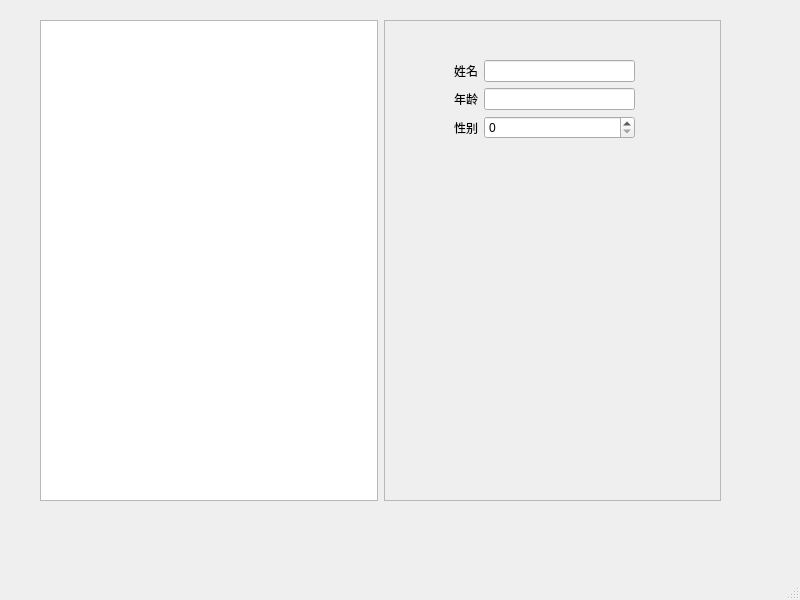
<?xml version="1.0" encoding="UTF-8"?>
<ui version="4.0">
 <class>MainWindow</class>
 <widget class="QMainWindow" name="MainWindow">
  <property name="geometry">
   <rect>
    <x>0</x>
    <y>0</y>
    <width>800</width>
    <height>600</height>
   </rect>
  </property>
  <property name="sizePolicy">
   <sizepolicy hsizetype="Minimum" vsizetype="Fixed">
    <horstretch>0</horstretch>
    <verstretch>0</verstretch>
   </sizepolicy>
  </property>
  <property name="windowTitle">
   <string>MainWindow</string>
  </property>
  <widget class="QWidget" name="centralwidget">
   <widget class="QWidget" name="horizontalLayoutWidget">
    <property name="geometry">
     <rect>
      <x>40</x>
      <y>20</y>
      <width>681</width>
      <height>481</height>
     </rect>
    </property>
    <layout class="QHBoxLayout" name="horizontalLayout">
     <item>
      <widget class="QTreeView" name="treeView">
       <property name="sizePolicy">
        <sizepolicy hsizetype="Expanding" vsizetype="Expanding">
         <horstretch>2</horstretch>
         <verstretch>1</verstretch>
        </sizepolicy>
       </property>
      </widget>
     </item>
     <item>
      <widget class="QFrame" name="frame">
       <property name="sizePolicy">
        <sizepolicy hsizetype="Expanding" vsizetype="Expanding">
         <horstretch>2</horstretch>
         <verstretch>2</verstretch>
        </sizepolicy>
       </property>
       <property name="frameShape">
        <enum>QFrame::StyledPanel</enum>
       </property>
       <property name="frameShadow">
        <enum>QFrame::Raised</enum>
       </property>
       <widget class="QWidget" name="formLayoutWidget">
        <property name="geometry">
         <rect>
          <x>70</x>
          <y>40</y>
          <width>181</width>
          <height>251</height>
         </rect>
        </property>
        <layout class="QFormLayout" name="formLayout">
         <item row="0" column="0">
          <widget class="QLabel" name="label">
           <property name="sizePolicy">
            <sizepolicy hsizetype="Expanding" vsizetype="Preferred">
             <horstretch>1</horstretch>
             <verstretch>0</verstretch>
            </sizepolicy>
           </property>
           <property name="text">
            <string>姓名</string>
           </property>
          </widget>
         </item>
         <item row="1" column="0">
          <widget class="QLabel" name="label_3">
           <property name="sizePolicy">
            <sizepolicy hsizetype="Expanding" vsizetype="Preferred">
             <horstretch>1</horstretch>
             <verstretch>0</verstretch>
            </sizepolicy>
           </property>
           <property name="text">
            <string>年龄</string>
           </property>
          </widget>
         </item>
         <item row="2" column="0">
          <widget class="QLabel" name="label_2">
           <property name="sizePolicy">
            <sizepolicy hsizetype="Expanding" vsizetype="Preferred">
             <horstretch>1</horstretch>
             <verstretch>0</verstretch>
            </sizepolicy>
           </property>
           <property name="text">
            <string>性别</string>
           </property>
          </widget>
         </item>
         <item row="0" column="1">
          <widget class="QLineEdit" name="lineEdit">
           <property name="sizePolicy">
            <sizepolicy hsizetype="Expanding" vsizetype="Fixed">
             <horstretch>3</horstretch>
             <verstretch>0</verstretch>
            </sizepolicy>
           </property>
          </widget>
         </item>
         <item row="1" column="1">
          <widget class="QLineEdit" name="lineEdit_2">
           <property name="sizePolicy">
            <sizepolicy hsizetype="Expanding" vsizetype="Fixed">
             <horstretch>3</horstretch>
             <verstretch>0</verstretch>
            </sizepolicy>
           </property>
          </widget>
         </item>
         <item row="2" column="1">
          <widget class="QSpinBox" name="spinBox">
           <property name="sizePolicy">
            <sizepolicy hsizetype="Expanding" vsizetype="Fixed">
             <horstretch>3</horstretch>
             <verstretch>0</verstretch>
            </sizepolicy>
           </property>
          </widget>
         </item>
        </layout>
       </widget>
      </widget>
     </item>
    </layout>
   </widget>
  </widget>
  <widget class="QMenuBar" name="menubar">
   <property name="geometry">
    <rect>
     <x>0</x>
     <y>0</y>
     <width>800</width>
     <height>23</height>
    </rect>
   </property>
  </widget>
  <widget class="QStatusBar" name="statusbar"/>
 </widget>
 <resources/>
 <connections/>
</ui>
